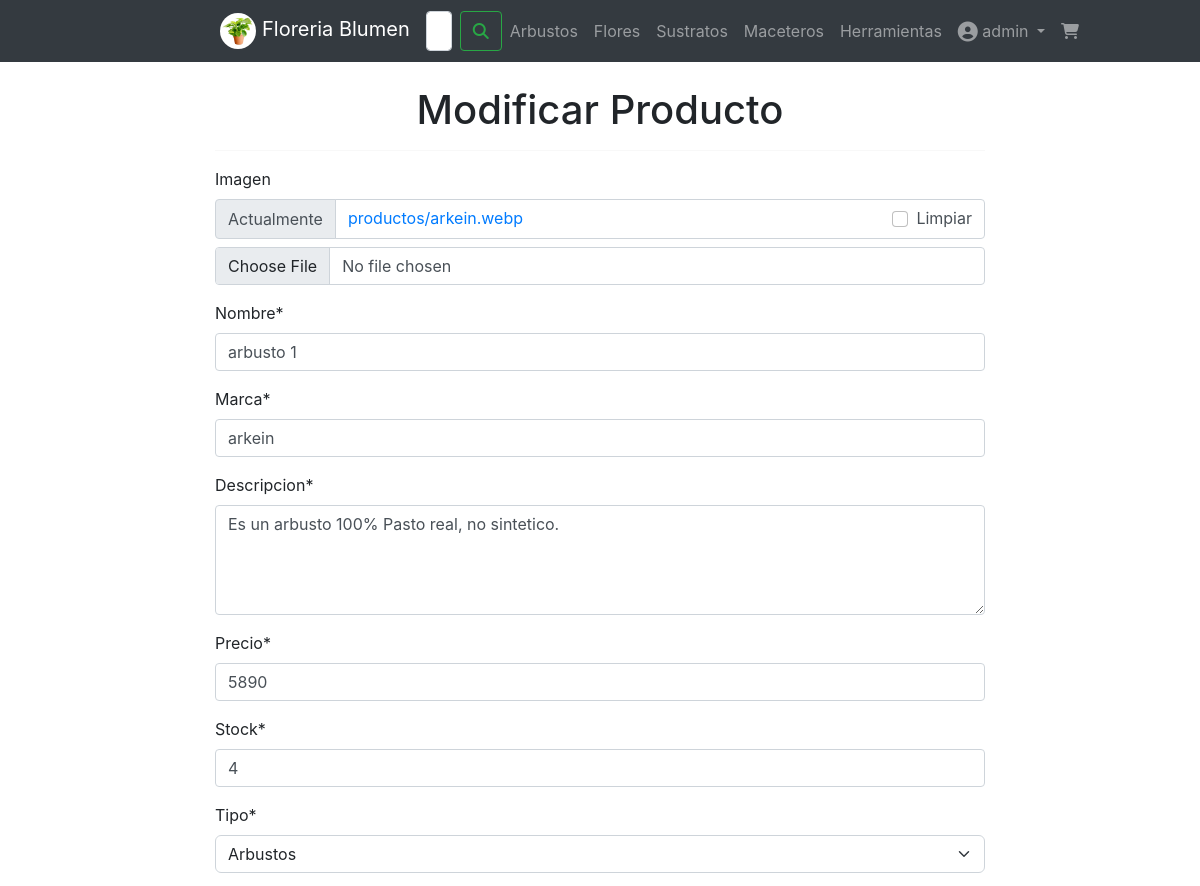
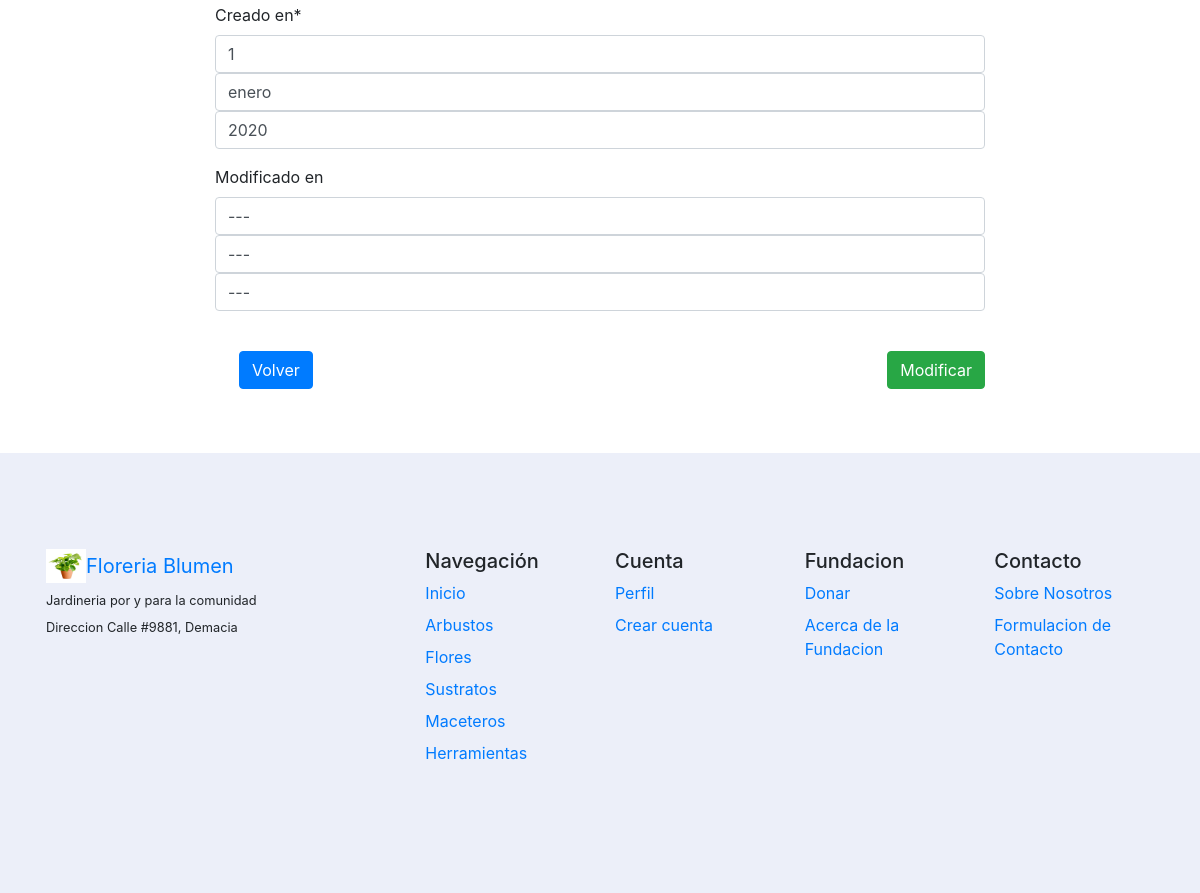
Page /modificar/3/ (signed in) on the committed database (2 pictures, top to bottom).
### core/models.py (models this page shows, shortened)
class Producto(models.Model):
    imagen = models.ImageField(upload_to="productos", blank=True, null=True)
    nombre = models.CharField(max_length=50)
    marca = models.CharField(max_length=50)
    descripcion = models.CharField(max_length=500)
    precio = models.IntegerField()
    stock = models.IntegerField()
    tipo = models.ForeignKey(TipoProducto, on_delete=models.CASCADE)
    creado_en = models.DateField()
    modificado_en = models.DateField(blank=True, null=True)

### core/views.py (the view)
# urls.py: path('modificar/<id>/', modificar, name="modificar"),
@login_required
def modificar(request, id):
    if request.user.username != 'admin':
       return redirect('index')
    producto = Producto.objects.get(id=id);
    data = {
        'form': ProductoForm(instance=producto) # LA INFO SE ALMACENA EN EL FORMULARIO
    }
    if request.method == 'POST':
        formulario = ProductoForm(data=request.POST, instance=producto, files=request.FILES)
        if formulario.is_valid():
            formulario.save()
            messages.success(request, "Producto modificado correctamente")
            data['form'] = formulario # CARGAMOS EL FORMULARIO FINAL CON LA INFO MODIFICADA
    return render(request, 'core/crud/modificar.html', data)

### core/forms.py
class ProductoForm(ModelForm):
    nombre = forms.CharField(min_length=4,widget=forms.TextInput(attrs={"placeholder":"Ingrese Nombre"}))
    marca = forms.CharField(min_length=4,widget=forms.TextInput(attrs={"placeholder":"Ingrese Marca"}))
    descripcion = forms.CharField(min_length=10,max_length=200,widget=forms.Textarea(attrs={"rows":4}))
    precio = forms.IntegerField(min_value=0,widget=forms.NumberInput(attrs={"placeholder":"Ingrese Precio"}))
    stock = forms.IntegerField(min_value=0,widget=forms.NumberInput(attrs={"placeholder":"Ingrese Stock"}))
    class Meta:
        model = Producto
        fields = '__all__'
        widgets = {
            'creado_en' : forms.SelectDateWidget(years=range(2020,2030)),
            'modificado_en' : forms.SelectDateWidget(years=range(2020,2030))
        }

### core/models.py (called while the page is built)
    def __str__(self):
        return self.nombreTipoProducto

### core/templates/core/crud/modificar.html (shortened to what this page needs)
{% extends 'core/base.html' %}
{% load static %}
{% block contenido %}
{% load crispy_forms_tags %}
<body>
    <div class="container-fluid">
        <div class="row">
            <div class="col-2"></div>
            <div class="col-8">
                <br>
                <h1 style="text-align: center;">Modificar Producto</h1>
                <hr>
                <form action="" method="POST" enctype="multipart/form-data">
                  <table>
                    {{ form | crispy }}
                  </table>
                  <br>
                  <a href="{% url 'menuadmin' %}" class="btn btn-primary mb-3 ms-4" style="float: left;">Volver</a>
                  <input type="submit" class="btn btn-success" style="float: right;" value="Modificar">
                </form>
            </div>
            <div class="col-2"></div>
        </div>
    </div>
</body>
{% endblock contenido %}

### core/templates/core/base.html (shortened to what this page needs)
{% load static %}
<!DOCTYPE html>
<html lang="en">
<head>
    <link href="https://cdn.jsdelivr.net/npm/bootstrap@5.2.3/dist/css/bootstrap.min.css" rel="stylesheet">
    <link rel="stylesheet" href="{% static 'core/css/styles.css' %}">
    <link rel="stylesheet" href="https://maxcdn.bootstrapcdn.com/bootstrap/4.0.0/css/bootstrap.min.css">
    <link rel="stylesheet" href="https://stackpath.bootstrapcdn.com/bootstrap/4.0.0/js/bootstrap.bundle.min.js">
    <link rel="stylesheet" href="https://cdnjs.cloudflare.com/ajax/libs/jquery/3.2.1/jquery.min.js">
    <link rel="stylesheet" href="https://cdnjs.cloudflare.com/ajax/libs/font-awesome/6.4.0/css/all.min.css"
 />
</head>
<body>
    <nav class="navbar navbar-expand-md bg-body-tertiary navbar-dark bg-dark sticky-top">
        <div class="container-fluid" style="padding-left: 17.5%; padding-right: 17.5%;">
            <a class="navbar-brand" href="{% url 'index' %}">
                <img src="{% static 'core/img/logo.jpg' %}" alt="Logo" width="36" height="36"
                class="rounded-pill align-text-center text-light">
                 Floreria Blumen
            </a>
            <div class="collapse navbar-collapse" id="navbarSupportedContent">
                <ul class="navbar-nav ms-auto mb-2 mb-lg-0">
                    <form class="d-flex" role="search">
                        <input class="form-control me-2" type="search" placeholder="Buscar" aria-label="Search">
                        <button class="btn btn-outline-success" type="submit">
                            <i class="fa-solid fa-magnifying-glass"></i></button>
                    </form>
                    <li class="nav-item">
                        <a class="nav-link" href="{% url 'arbustos' %}">Arbustos</a>
                    </li>
                    <li class="nav-item">
                        <a class="nav-link" href="{% url 'flores' %}">Flores</a>
                    </li>
                    <li class="nav-item">
                        <a class="nav-link" href="{% url 'sustratos' %}">Sustratos</a>
                    </li>
                    <li class="nav-item">
                        <a class="nav-link" href="{% url 'macetas' %}">Maceteros</a>
                    </li>
                    <li class="nav-item">
                        <a class="nav-link" href="{% url 'herramientas' %}">Herramientas</a>
                    </li>
                    <li class="nav-item dropdown">
                        <a class="nav-link dropdown-toggle" href="#" role="button" data-bs-toggle="dropdown"
                            aria-expanded="false">
                            {% if user.is_authenticated %}
                                <i class="fa-solid fa-circle-user fa-lg"></i> {{user.username}} </a>
                            {% else %}
                                <i class="fa-solid fa-circle-user fa-lg"></i> Cuenta </a>
                            {% endif %}
                    </li>
                    <li class="nav-item">
                        <a class="nav-link" href="{% url 'carrito' %}"><i class="fa-solid fa-cart-shopping"></i></a>
                    </li>
                </ul>
            </div>
        </div>
    </nav>
    {% block contenido %}
    {% endblock %}
     <footer class="bd-footer py-4 py-md-5 mt-5 bg-body-tertiary" style="background-color: hsl(225, 50%, 95%); ">
        <div class="container py-4 py-md-5 px-4 px-md-3 text-body-secondary">
            <div class="row">
                <div class="col-lg-3 mb-3">
                    <a class="d-inline-flex align-items-center mb-2 text-body-emphasis text-decoration-none" href="/"
                        aria-label="Bootstrap">
                        <img src="{% static 'core/img/logo.jpg' %}" alt="" width="40" height="34" class="d-inline-block align-text-bottom">
                        <span class="fs-5">Floreria Blumen</span>
                    </a>
                    <ul class="list-unstyled small">
                        <li class="mb-2">Jardineria por y para la comunidad</li>
                        <li class="mb-2">Direccion Calle #9881, Demacia</li>
                    </ul>
                </div>
                <div class="col-6 col-lg-2 offset-lg-1 mb-3">
                    <h5>Navegación</h5>
                    <ul class="list-unstyled">
                        <li class="mb-2"><a href="{% url 'index' %}">Inicio</a></li>
                        <li class="mb-2"><a href="{% url 'arbustos' %}">Arbustos</a></li>
                        <li class="mb-2"><a href="{% url 'flores' %}">Flores</a></li>
                        <li class="mb-2"><a href="{% url 'sustratos' %}">Sustratos</a></li>
                        <li class="mb-2"><a href="{% url 'macetas' %}">Maceteros</a></li>
                        <li class="mb-2"><a href="{% url 'herramientas' %}">Herramientas</a></li>
                    </ul>
                </div>
                <div class="col-6 col-lg-2 mb-3">
                    <h5>Cuenta</h5>
                    <ul class="list-unstyled">
                        <li class="mb-2"><a href="{% url 'perfil' %}">Perfil</a></li>
                        <li class="mb-2"><a href="">Crear cuenta</a></li>
                    </ul>
                </div>
                <div class="col-6 col-lg-2 mb-3">
                    <h5>Fundacion</h5>
                    <ul class="list-unstyled">
                        <li class="mb-2"><a href="{% url 'subscripcion' %}">Donar</a></li>
                        <li class="mb-2"><a href="">Acerca de la Fundacion</a></li>
                    </ul>
                </div>
                <div class="col-6 col-lg-2 mb-3">
                    <h5>Contacto</h5>
                    <ul class="list-unstyled">
                        <li class="mb-2"><a href="">Sobre Nosotros</a></li>
                        <li class="mb-2"><a href="">Formulacion de Contacto</a></li>
                    </ul>
                </div>
            </div>
        </div>
    </footer>
</body>
</html>

### core/static/core/css/styles.css (style rules this page uses)
body { background-image: url(); background-size: cover; background-repeat: no-repeat; background-attachment: fixed; }
a { color: rgb(52, 223, 18); }

### rows in the picture
Producto: nombre "arbusto 1", marca "arkein", descripcion "Es un arbusto 100% Pasto real, no sintetico.", precio "5890", stock "4", tipo "Arbustos"

### other values in the picture
{{ user.username }} "admin"
